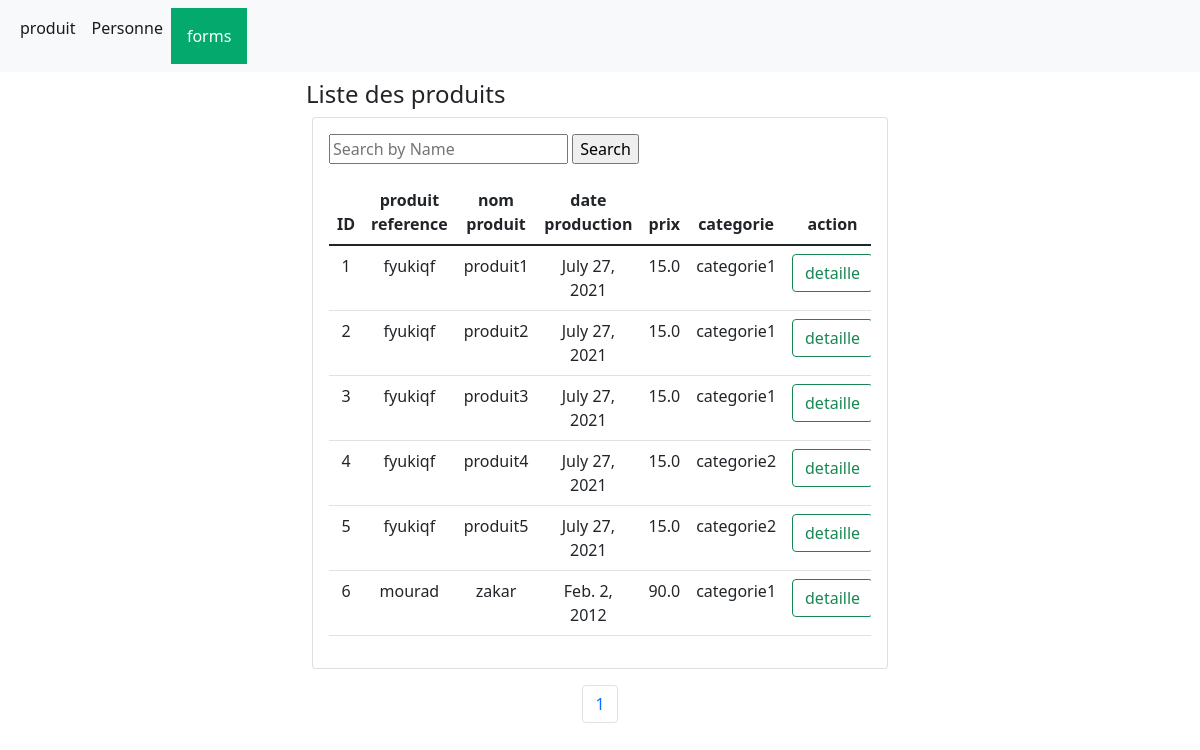
The page /produit/ on the database as committed earlier.
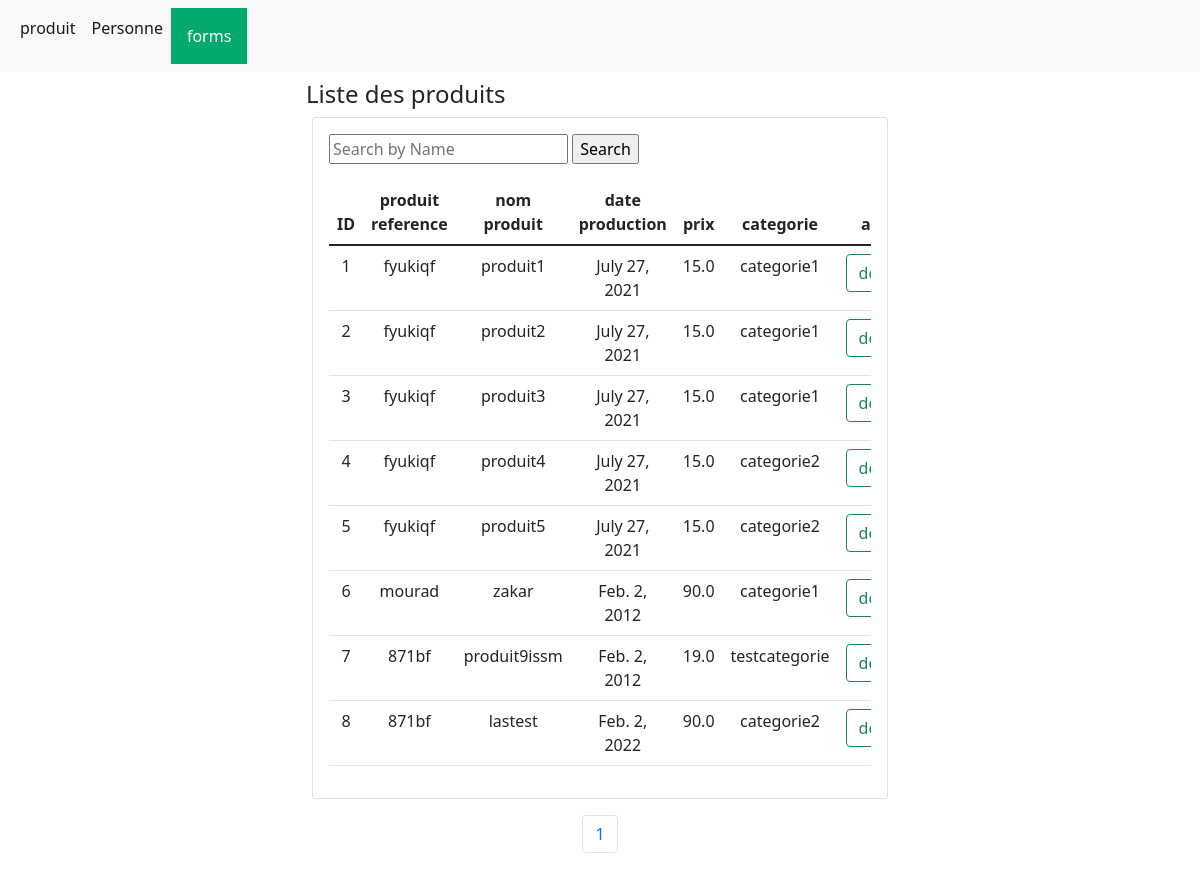
The same page on the database as committed later.
### zakarmourad/models.py (models this page shows, shortened)
class Produit(models.Model):
    produitRef = models.CharField(max_length=30)
    nomProduit = models.CharField(max_length=30)
    dateProduction = models.DateField()
    prix = models.FloatField()
    categorie = models.ForeignKey(Categorie, on_delete=models.CASCADE, null=True)

class Categorie(models.Model):
    nomCategorie = models.CharField(max_length=30)

### zakarmourad/views.py (the view)
# urls.py: path('produit/', views.index),
def index(request):
    produits = Produit.objects.all()
    paginator = Paginator(produits, 10)
    page_number = request.GET.get('page')
    if page_number is not None:
        page_obj = paginator.get_page(page_number)
    else:
        page_obj = paginator.get_page(1)
    context = {'produits': page_obj}
    return render(request, 'base.html', context)

### zakarmourad/templates/base.html
{% include 'header.html' %}
{% block content %}
<div class="content-body">
    <div class="container-fluid">
        <div class="row page-titles mx-0 justify-content-center">
            <div class="col-sm-6 p-md-0">
                <div class="row">
                    <h4 class="mt-2">Liste des produits</h4>
                </div>
            </div>
        </div>
        <div class="row justify-content-center">
            <div class="col-lg-6">
                <div class="card">
                    <div class="card-body">
                        <div class="input-group mb-3">
                            <form action="/produit/search" method="get">
                                <input type="text" name="search" placeholder="Search by Name"
                                       value="{{request.GET.search}}">
                                <input type="submit" value="Search">
                            </form>
                        </div>
                        <div class="table-responsive pre-scrollable">
                            <table class="table table-hover">
                                <thead>
                                <tr align="center">
                                    <th>ID</th>
                                    <th>produit reference</th>
                                    <th>nom produit</th>
                                    <th>date production</th>
                                    <th>prix</th>
                                    <th>categorie</th>
                                    <th>action</th>
                                </tr>
                                </thead>
                                <tbody class="" id="produit-item">
                                {% for p in produits %}
                                <tr>
                                    <td align="center">{{p.id}}</td>
                                    <td align="center">{{p.produitRef}}</td>
                                    <td align="center">{{p.nomProduit}}</td>
                                    <td align="center">{{p.dateProduction}}</td>
                                    <td align="center">{{p.prix}}</td>
                                    <td align="center">{{p.categorie.nomCategorie}}</td>
                                    <td align="center">
                                        <div class="justify-content-center"><a href="/produit/detaille/{{p.id}}">
                                            <button class="btn btn-outline-success">detaille</button>
                                        </a></div>
                                    </td>
                                </tr>
                                {% endfor %}
                                </tbody>
                            </table>
                        </div>
                    </div>
                </div>
            </div>
        </div>
        <nav >
            <ul class="pagination justify-content-center mt-3">
                <li class="page-item"><a class="page-link" href="?page=1">1</a></li>
            </ul>
        </nav>
    </div>
</div>
{% endblock content %}
{% include 'footer.html' %}

Rows that differ between the two databases and show on the page:
added Produit: id "7", produitRef "871bf", nomProduit "produit9issm", dateProduction "Feb. 2, 2012", prix "19.0", categorie.nomCategorie "testcategorie"
added Produit: id "8", produitRef "871bf", nomProduit "lastest", dateProduction "Feb. 2, 2022", prix "90.0", categorie.nomCategorie "categorie2"
